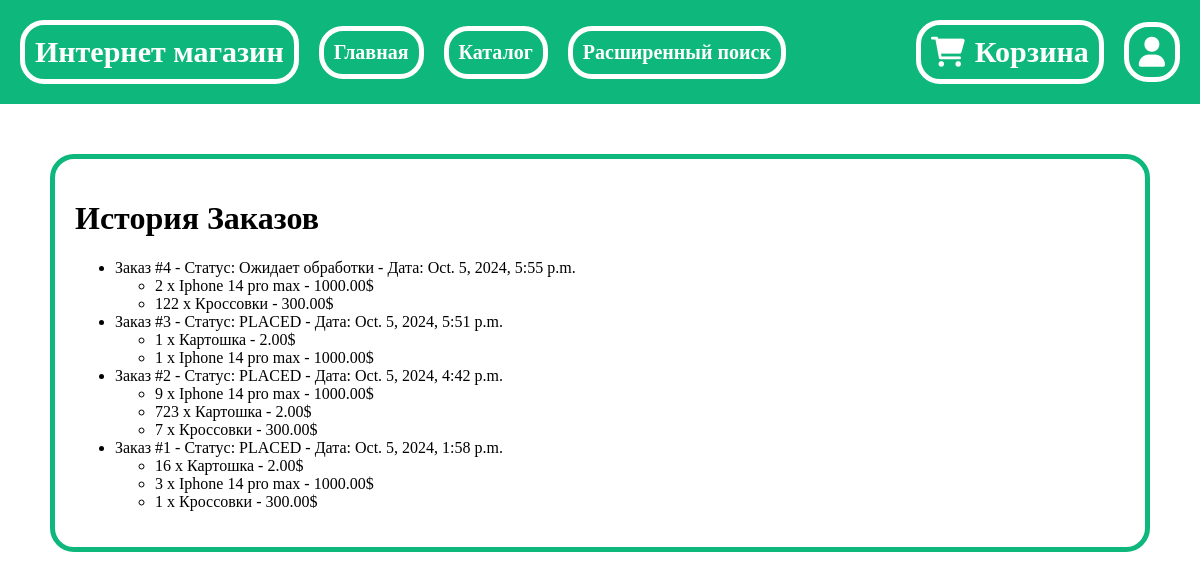
Screenshot of /order_history/ (signed in) with the database file from the repository.
### app/models.py (models this page shows, shortened)
class Order(models.Model):
    STATUS_CHOICES = [
        ('PENDING', 'Ожидает обработки'),
        ('SHIPPED', 'Отправлен'),
        ('DELIVERED', 'Доставлен'),
        ('CANCELLED', 'Отменен'),
    ]
    user = models.ForeignKey(User, on_delete=models.CASCADE)
    products = models.ManyToManyField('Product', through='OrderItem')
    description = models.TextField(blank=True)
    created_at = models.DateTimeField(auto_now_add=True)
    status = models.CharField(max_length=10, choices=STATUS_CHOICES, default='PENDING')

class OrderItem(models.Model):
    order = models.ForeignKey(Order, on_delete=models.CASCADE)
    product = models.ForeignKey(Product, on_delete=models.CASCADE)
    quantity = models.IntegerField(default=1)
    price_at_order = models.DecimalField(max_digits=10, decimal_places=2)

class Product(models.Model):
    NEW = 'NEW'
    POPULAR = 'POPULAR'
    DISCOUNT = 'DISCOUNT'
    STATUS_CHOICES = [
        (NEW, 'Новинка'),
        (POPULAR, 'Популярный'),
        (DISCOUNT, 'Со скидкой'),
    ]
    name = models.CharField(max_length=255)
    photo = models.ImageField(upload_to='products/', null=True, blank=True)
    price = models.DecimalField(max_digits=10, decimal_places=2)
    in_stock = models.BooleanField(default=True)
    brand = models.ForeignKey('Brand', on_delete=models.CASCADE)
    category = models.ForeignKey('Category', on_delete=models.CASCADE)
    discount = models.DecimalField(max_digits=5, decimal_places=2, null=True, blank=True)
    status = models.CharField(max_length=10, choices=STATUS_CHOICES, default=NEW)
    quantity = models.IntegerField()

### app/views.py (the view)
# urls.py: path('order_history/', order_history, name='order_history'),
@login_required
def order_history(request):
    orders = Order.objects.filter(user=request.user).order_by('-created_at')
    return render(request, 'app/customer/order_history.html', {
        'orders': orders,
    })

### app/templates/app/customer/order_history.html (shortened to what this page needs)
{% extends 'app/layouts/base.html' %}
{% block content %}
    <div class="add-container">
     <h1>История Заказов</h1>
    {% if orders %}
        <ul>
            {% for order in orders %}
                <li>
                    Заказ #{{ order.id }} - Статус: {{ order.get_status_display }} - Дата: {{ order.created_at }}
                    <ul>
                        {% for item in order.orderitem_set.all %}
                            <li>
                                {{ item.quantity }} x {{ item.product.name }} - {{ item.price_at_order }}$
                            </li>
                        {% endfor %}
                    </ul>
                </li>
            {% endfor %}
        </ul>
    {% else %}
        <p>У вас нет заказов.</p>
    {% endif %}
    </div>
{% endblock %}

### app/static/app/css/base.css (style rules this page uses)
body { margin: 0; padding: 0; }
.add-container { border: 5px solid #0eb87d; margin: 50px; border-radius: 24px; padding: 20px; }

### rows the page displays
Order: id "4", status "Ожидает обработки", created_at "Oct. 5, 2024, 5:55 p.m."
OrderItem: quantity "2", product.name "Iphone 14 pro max", price_at_order "1000.00"
OrderItem: quantity "122", product.name "Кроссовки", price_at_order "300.00"
Order: id "3", status "PLACED", created_at "Oct. 5, 2024, 5:51 p.m."
OrderItem: quantity "1", product.name "Картошка", price_at_order "2.00"
OrderItem: quantity "1", product.name "Iphone 14 pro max", price_at_order "1000.00"
Order: id "2", status "PLACED", created_at "Oct. 5, 2024, 4:42 p.m."
OrderItem: quantity "9", product.name "Iphone 14 pro max", price_at_order "1000.00"
OrderItem: quantity "723", product.name "Картошка", price_at_order "2.00"
OrderItem: quantity "7", product.name "Кроссовки", price_at_order "300.00"
Order: id "1", status "PLACED", created_at "Oct. 5, 2024, 1:58 p.m."
OrderItem: quantity "16", product.name "Картошка", price_at_order "2.00"
OrderItem: quantity "3", product.name "Iphone 14 pro max", price_at_order "1000.00"
OrderItem: quantity "1", product.name "Кроссовки", price_at_order "300.00"
